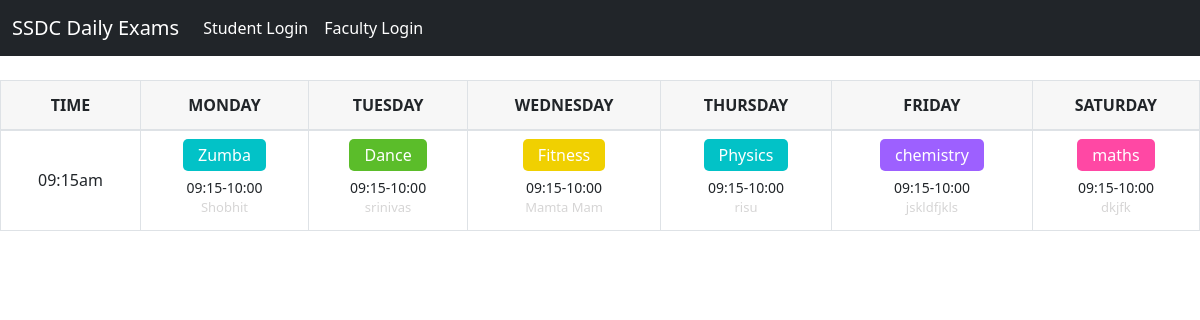
Screenshot of /dsatimetable.html with the database file from the repository.
### home/models.py (models this page shows)
class OneDsaTimeTable(models.Model):
    mondaypn = models.CharField(max_length=500, null=True)
    mondaypt = models.CharField(max_length=500, null=True)
    mondayfn = models.CharField(max_length=500, null=True)
    tuesdaypn = models.CharField(max_length=500, null=True)
    tuesdaypt = models.CharField(max_length=500, null=True)
    tuesdayfn = models.CharField(max_length=500, null=True)
    wednesdaypn = models.CharField(max_length=500, null=True)
    wednesdaypt = models.CharField(max_length=500, null=True)
    wednesdayfn = models.CharField(max_length=500, null=True)
    thursdaypn = models.CharField(max_length=500, null=True)
    thursdaypt = models.CharField(max_length=500, null=True)
    thursdayfn = models.CharField(max_length=500, null=True)
    fridaypn = models.CharField(max_length=500, null=True)
    fridaypt = models.CharField(max_length=500, null=True)
    fridayfn = models.CharField(max_length=500, null=True)
    saturdaypn = models.CharField(max_length=500, null=True)
    saturdaypt = models.CharField(max_length=500, null=True)
    saturdayfn = models.CharField(max_length=500, null=True)

### home/views.py (the view)
# urls.py: path("dsatimetable.html", views.dsatimetable, name='dsatimetable'),
def dsatimetable(request):
    timetable_onedsa = OneDsaTimeTable.objects.all().last()
    return render( request, 'dsatimetable.html', {'timetable_onedsa': timetable_onedsa})

### templates/dsatimetable.html (shortened to what this page needs)
<!doctype html>
<html lang="en">
  <head>
    <link href="https://cdn.jsdelivr.net/npm/bootstrap@5.2.3/dist/css/bootstrap.min.css" rel="stylesheet">
  </head>
  <body>
    <nav class="navbar navbar-expand-lg navbar-dark bg-dark">
      <div class="container-fluid">
        <a class="navbar-brand" href="index.html">SSDC Daily Exams</a>
        <div class="collapse navbar-collapse" id="navbarSupportedContent">
          <ul class="navbar-nav me-auto mb-2 mb-lg-0">
            <li class="nav-item">
              <a class="nav-link active" aria-current="page" href="student.html"
                >Student Login</a
              >
            </li>
            <li class="nav-item">
              <a class="nav-link active" href="login.html">Faculty Login</a>
            </li>
          </ul>
        </div>
      </div>
    </nav>
      <div class="timetable-img text-center">
      </div>
      <div class="table-responsive">
          <table class="table table-bordered text-center">
              <thead>
                  <tr class="bg-light-gray">
                      <th class="text-uppercase">Time
                      </th>
                      <th class="text-uppercase">Monday</th>
                      <th class="text-uppercase">Tuesday</th>
                      <th class="text-uppercase">Wednesday</th>
                      <th class="text-uppercase">Thursday</th>
                      <th class="text-uppercase">Friday</th>
                      <th class="text-uppercase">Saturday</th>
                  </tr>
              </thead>
              <tbody>
                  <tr>
                      <td class="align-middle">09:15am</td>
                      <td>
                          <span class="bg-sky padding-5px-tb padding-15px-lr border-radius-5 margin-10px-bottom text-white font-size16 xs-font-size13">{{timetable_onedsa.mondaypn}}</span>
                          <div class="margin-10px-top font-size14">{{timetable_onedsa.mondaypt}}</div>
                          <div class="font-size13 text-light-gray">{{timetable_onedsa.mondayfn}}</div>
                      </td>
                      <td>
                          <span class="bg-green padding-5px-tb padding-15px-lr border-radius-5 margin-10px-bottom text-white font-size16  xs-font-size13">{{timetable_onedsa.tuesdaypn}}</span>
                          <div class="margin-10px-top font-size14">{{timetable_onedsa.tuesdaypt}}</div>
                          <div class="font-size13 text-light-gray">{{timetable_onedsa.tuesdayfn}}</div>
                      </td>
                      <td>
                          <span class="bg-yellow padding-5px-tb padding-15px-lr border-radius-5 margin-10px-bottom text-white font-size16  xs-font-size13">{{timetable_onedsa.wednesdaypn}}</span>
                          <div class="margin-10px-top font-size14">{{timetable_onedsa.wednesdaypt}}</div>
                          <div class="font-size13 text-light-gray">{{timetable_onedsa.wednesdayfn}}</div>
                      </td>
                      <td>
                          <span class="bg-sky padding-5px-tb padding-15px-lr border-radius-5 margin-10px-bottom text-white font-size16  xs-font-size13">{{timetable_onedsa.thursdaypn}}</span>
                          <div class="margin-10px-top font-size14">{{timetable_onedsa.thursdaypt}}</div>
                          <div class="font-size13 text-light-gray">{{timetable_onedsa.thursdayfn}}</div>
                      </td>
                      <td>
                          <span class="bg-purple padding-5px-tb padding-15px-lr border-radius-5 margin-10px-bottom text-white font-size16  xs-font-size13">{{timetable_onedsa.fridaypn}}</span>
                          <div class="margin-10px-top font-size14">{{timetable_onedsa.fridaypt}}</div>
                          <div class="font-size13 text-light-gray">{{timetable_onedsa.fridayfn}}</div>
                      </td>
                      <td>
                          <span class="bg-pink padding-5px-tb padding-15px-lr border-radius-5 margin-10px-bottom text-white font-size16  xs-font-size13">{{timetable_onedsa.saturdaypn}}</span>
                          <div class="margin-10px-top font-size14">{{timetable_onedsa.saturdaypt}}</div>
                          <div class="font-size13 text-light-gray">{{timetable_onedsa.saturdayfn}}</div>
                      </td>
                  </tr>
              </tbody>
          </table>
      </div>
  </body>
</html>

### templates/dsatimetable.html (style rules this page uses)
.bg-light-gray { background-color: #f7f7f7; }
.table-bordered thead td, .table-bordered thead th { border-bottom-width: 2px; }
.table thead th { vertical-align: bottom; border-bottom: 2px solid #dee2e6; }
.table-bordered td, .table-bordered th { border: 1px solid #dee2e6; }
.bg-sky { background-color: #02c2c7 }
.bg-green { background-color: #5bbd2a }
.bg-yellow { background-color: #f0d001 }
.bg-pink { background-color: #ff48a4 }
.bg-purple { background-color: #9d60ff }
.padding-15px-lr { padding-left: 15px; padding-right: 15px; }
.padding-5px-tb { padding-top: 5px; padding-bottom: 5px; }
.margin-10px-bottom { margin-bottom: 10px; }
.border-radius-5 { border-radius: 5px; }
.margin-10px-top { margin-top: 10px; }
.font-size14 { font-size: 14px; }
.text-light-gray { color: #d6d5d5; }
.font-size13 { font-size: 13px; }
.table td, .table th { padding: .75rem; vertical-align: top; border-top: 1px solid #dee2e6; }

### rows the page displays
OneDsaTimeTable: mondaypn "Zumba", mondaypt "09:15-10:00", mondayfn "Shobhit", tuesdaypn "Dance", tuesdaypt "09:15-10:00", tuesdayfn "srinivas", wednesdaypn "Fitness", wednesdaypt "09:15-10:00", wednesdayfn "Mamta Mam", thursdaypn "Physics", thursdaypt "09:15-10:00", thursdayfn "risu", fridaypn "chemistry", fridaypt "09:15-10:00", fridayfn "jskldfjkls", saturdaypn "maths", saturdaypt "09:15-10:00", saturdayfn "dkjfk"
